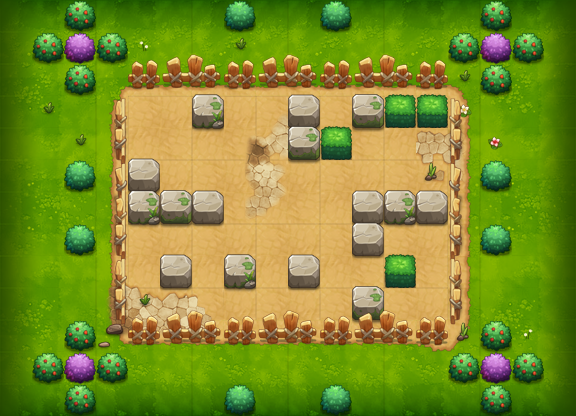

The image is a tile-based game level rendered from a .tmx file. Its description and source (layers, tilesets, objects; grid data summarised) follow:
An orthogonal 18x13 tile map with 32x32 px tiles, 15 tile layers (PASS, 块层 2, 块层 14, 块层 4, ...) and 3 objects (2x tqm5, PLAYER).

<map version="1.0" orientation="orthogonal" width="18" height="13" tilewidth="32" tileheight="32">
 <properties>
  <property name="DESTRY1" value="149" />
  <property name="DESTRY2" value="224" />
  <property name="DESTRY3" value="144" />
  <property name="DESTRY4" value="177" />
  <property name="DESTRY5" value="141" />
  <property name="DESTRY6" value="170" />
  <property name="DESTRY7" value="173" />
  <property name="DESTRY_COUNT" value="7" />
  <property name="EXP" value="80" />
  <property name="ITEM" value="D001" />
  <property name="MONEY" value="143" />
  <property name="START_SCRIPT" value="lv5" />
 </properties>
 <tileset firstgid="1" name="xzdxc" tilewidth="32" tileheight="32">
  <image source="xzdxc.png" width="500" height="1024" />
 </tileset>
 <layer name="PASS" width="18" height="13">
  <data>[234 cells, 184 non-empty, 41 distinct tile ids]</data>
 </layer>
 <layer name="块层 2" width="18" height="13">
  <data>[234 cells, 118 non-empty, 25 distinct tile ids]</data>
 </layer>
 <layer name="块层 14" width="18" height="13">
  <data>[234 cells, 54 non-empty, 35 distinct tile ids]</data>
 </layer>
 <layer name="块层 4" width="18" height="13">
  <data>[234 cells, 24 non-empty, 6 distinct tile ids]</data>
 </layer>
 <layer name="块层 3" width="18" height="13">
  <data>[234 cells, 78 non-empty, 17 distinct tile ids]</data>
 </layer>
 <layer name="块层 15" width="18" height="13">
  <data>[234 cells, 52 non-empty, 2 distinct tile ids]</data>
 </layer>
 <layer name="块层 5" width="18" height="13">
  <data>[234 cells, 20 non-empty, 4 distinct tile ids]</data>
 </layer>
 <layer name="SHELTER 9" width="18" height="13">
  <data>[234 cells, 10 non-empty, 3 distinct tile ids]</data>
 </layer>
 <layer name="SHELTER 8" width="18" height="13">
  <data>[234 cells, 1 non-empty, 1 distinct tile ids]</data>
 </layer>
 <layer name="SHELTER 7" width="18" height="13">
  <data>[234 cells, 4 non-empty, 3 distinct tile ids]</data>
 </layer>
 <layer name="SHELTER 6" width="18" height="13">
  <data>[234 cells, 1 non-empty, 1 distinct tile ids]</data>
 </layer>
 <layer name="SHELTER 5" width="18" height="13">
  <data>[234 cells, 6 non-empty, 3 distinct tile ids]</data>
 </layer>
 <layer name="SHELTER 4" width="18" height="13">
  <data>[234 cells, 1 non-empty, 1 distinct tile ids]</data>
 </layer>
 <layer name="SHELTER 3" width="18" height="13">
  <data>[234 cells, 2 non-empty, 2 distinct tile ids]</data>
 </layer>
 <layer name="SHELTER 2" width="18" height="13">
  <data>[234 cells, 5 non-empty, 4 distinct tile ids]</data>
 </layer>
 <objectgroup name="对象层 1" width="18" height="13">
  <object name="PLAYER" type="PLAYER" x="160" y="96" width="32" height="32" />
  <object name="tqm5" x="192" y="224" width="32" height="32">
   <properties>
    <property name="quality" value="tqm5.quality" />
   </properties>
  </object>
  <object name="tqm5" x="416" y="288" width="32" height="32">
   <properties>
    <property name="quality" value="tqm5.quality" />
   </properties>
  </object>
 </objectgroup>
</map>
